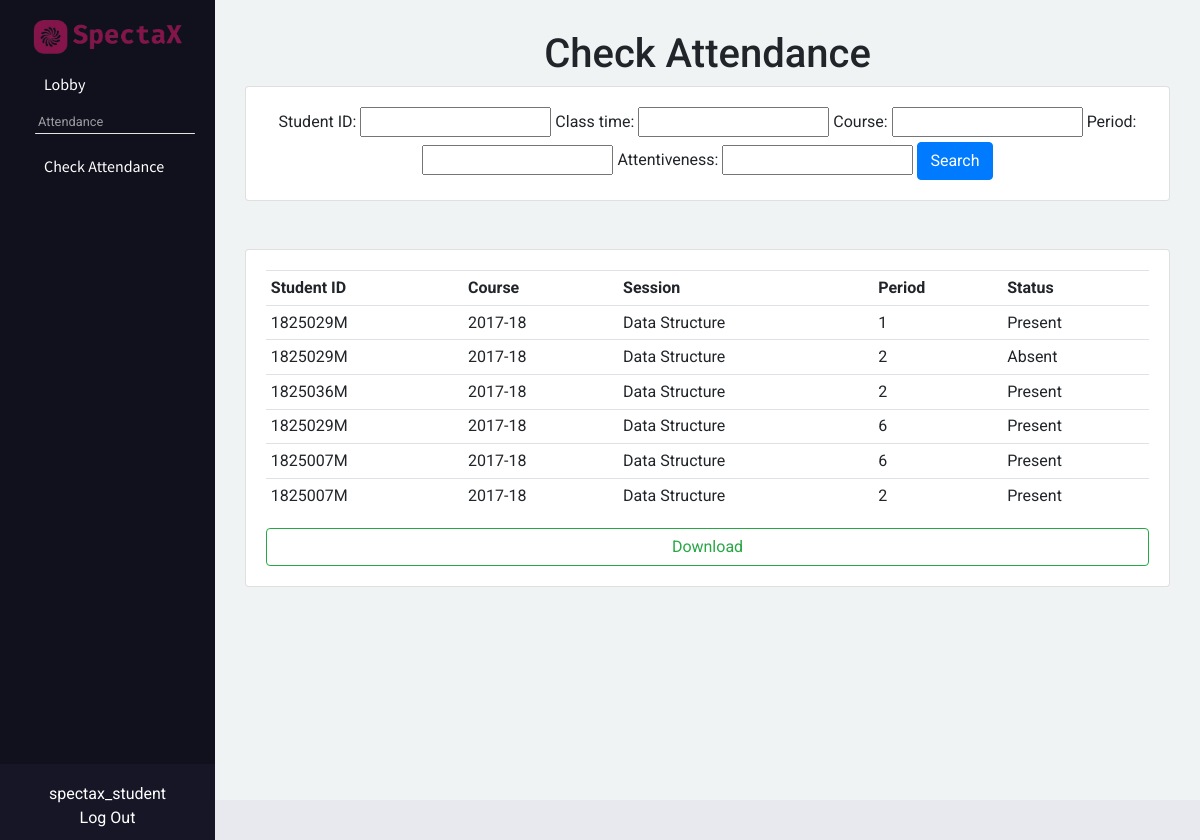
The app's page /tch-check-attendance/ (signed in) with its own data.
### base/models.py (models this page shows, shortened)
class CustomUser(AbstractUser):
    roll = models.CharField(max_length=200)
    session = models.CharField(max_length=100)
    profile_pic = models.ImageField(upload_to='profile_pics/', blank=True, null=True)

### attendance/models.py (models this page shows, shortened)
class Attendance(models.Model):
    Student_ID = models.CharField(max_length=200, null=True, blank=True)
    class_time = models.DateTimeField(auto_now_add=True, null = True)
    session = models.CharField(max_length=200, null = True)
    course = models.CharField(max_length=50, null= True)
    period = models.CharField(max_length=200, null = True)
    status = models.CharField(max_length=200, null = True, default='Absent')
    attentiveness = models.IntegerField()

### attendance/views.py (the view)
# urls.py: path("tch-check-attendance/", views.tch_check_attendance,
def tch_check_attendance(request):
    attendances = Attendance.objects.all()
    myFilter = AttendanceFilter(request.GET, queryset=attendances)
    attendances = myFilter.qs
    context = {
        "myFilter": myFilter,
        "attendances": attendances,
        "check": True
    }
    return render(request, "attendance/tch_check_attendance.html", context)

### template/attendance/tch_check_attendance.html (shortened to what this page needs)
{% extends 'base.html' %} {% block content %}  {% if check %}
<center><h1>Check Attendance</h1></center>
<div class="row">
  <div class="col">
    <div class="card card-body">
      <center>
        <form method="get">
          {{myFilter.form}}
          <button class="btn btn-primary" type="submit">Search</button>
        </form>
      </center>
    </div>
  </div>
</div>
{% endif %}
<br />
<br />
<div class="row">
  <div class="col-sm-12">
    <div class="card card-body">
      <table class="table table-sm">
        <tr>
          <th>Student ID</th>
          <th>Course</th>
          <th>Session</th>
          <th>Period</th>
          <th>Status</th>
        </tr>
        {% for attendance in attendances %}
        <tr>
          <td>{{ attendance.Student_ID }}</td>
          <td>{{ attendance.session }}</td>
          <td>{{ attendance.course }}</td>
          <td>{{ attendance.period }}</td>
          <td>{{ attendance.status }}</td>
        </tr>
        {% endfor %}
      </table>
      <button class="btn btn-block btn-outline-success">Download</button>
    </div>
  </div>
</div>
{% endblock %}

### template/components/sidebar.html (shortened to what this page needs)
{% load static %}
<div>
  <div class="sidebar" id="sidebar">
    <div class="logo-content">
      <div class="logo">
        <div class="logo-name">
          <div id="title" class="title">
            <img src="{% static 'images/logo.png' %}" alt="" />
          </div>
        </div>
      </div>
    </div>
    <div class="nav-list">
      <ul>
        <li>
          <a href="{% url 'lobby' %}">
            <span class="links-name">Lobby</span>
          </a>
        </li>
        <small>Attendance</small>
        <hr>
        <li>
            {% if user.is_staff %}
              <a href="{% url 'tch-check-attendance' %}">
            {% else %}
              <a href="{% url 'std-check-attendance' pk=user.pk %}">
            {% endif %}
            <span class="links-name">Check Attendance</span>
          </a>
        </li>
      </ul>
    </div>
    <div class="profile-content">
      <div class="profile">
        <div class="profile-details">
          <a href="{% url 'logout' %}">
            <div class="name-job">
              <div class="name">{{ user.username }}</div>
              Log Out
            </div>
          </a>
        </div>
      </div>
    </div>
  </div>
</div>

### static/css/custom-style.css (style rules this page uses)
:root { --shaddow: 0 4px 6px -1px rgba(0, 0, 0, 0.1), 0 2px 4px -1px rgba(0, 0, 0, 0.06); }
body { background-color: rgba(232, 233, 239, 1); font-family: "Roboto", sans-serif; }

### static/css/components/sidebar.css (style rules this page uses)
.sidebar { position: fixed; top: 0; left: 0; height: 100%; width: 215px; background-color: #11101d; transition: all 0.0s ease; }
.sidebar .logo img { max-width: 150px; }
.sidebar hr { margin: 0 20px; border-radius: 12px; background-color: #fff; margin-bottom: 12px; }
.sidebar .logo-content .logo { display: flex; justify-content: space-around; color: #fff; text-align: center; align-items: center; opacity: 1; pointer-events: none; padding-top: 20px; }
.logo-content .logo .logo-name { align-items: center; text-align: center; font-size: 20px; font-weight: 600; }
.logo-content .logo .logo-name .title { text-align: center; align-items: center; }
.sidebar ul { padding-left: 15px; margin-top: 10px; }
.sidebar ul li { position: relative; height: 40px; width: 100%; list-style: none; margin-bottom: 5px; }
.sidebar ul li a { position: relative; color: #fff; display: flex; margin-left: 10px; margin-right: 12px; text-decoration: none; border-radius: 3px; align-items: center; text-align: center; padding-left: 12px; transition: all 0.0s ease; white-space: nowrap; }
.sidebar .nav-list ul small { color: #ffffff94; margin-left: 23px; margin-top: 10px; }
.sidebar .links-name { font-family: 'Source Sans Pro', sans-serif; font-size: 16px; opacity: 1; pointer-events: auto; transition: all 0.0s ease; }
.sidebar .profile-content { color: #fff; position: absolute; bottom: 0; left: 0; text-align: center; width: 100%; background-color: #171627; padding: 8px 0; }
.sidebar .profile-content .profile { position: relative; padding: 10px 6px; height: 60px; }
.sidebar .profile-content .profile .profile-details a { text-decoration: none; color: #fff; }

### records on screen
CustomUser: username "spectax_student"
Attendance: Student_ID "1825029M", session "2017-18", course "Data Structure", period "1", status "Present"
Attendance: Student_ID "1825029M", session "2017-18", course "Data Structure", period "2", status "Absent"
Attendance: Student_ID "1825036M", session "2017-18", course "Data Structure", period "2", status "Present"
Attendance: Student_ID "1825029M", session "2017-18", course "Data Structure", period "6", status "Present"
Attendance: Student_ID "1825007M", session "2017-18", course "Data Structure", period "6", status "Present"
Attendance: Student_ID "1825007M", session "2017-18", course "Data Structure", period "2", status "Present"
